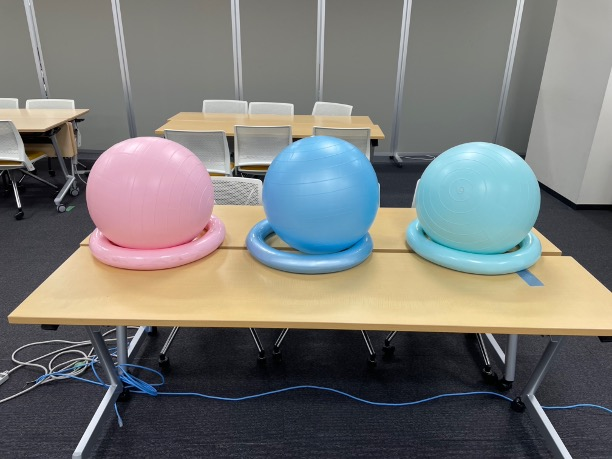
#> input picture 0605/666/ball.jpg, 612 x 459 px, found by its file name
$ python 18_ball_blue_counters.py
#> lines starting #> are read from the running program, lines starting #| are printed output that depends on the picture; after the words box and inside, x2 and y2 are one past the last pixel; in counts of white or black regions, pixels touching at a corner belong together
import numpy as np
import cv2

def main():
    img = cv2.imread("./ball.jpg")
#> img is the input picture: shape (459, 612, 3); mean B, G, R 116.6, 119.4, 119.3
    img_gauss = cv2.GaussianBlur(img, (5,5), 0)
    hsv = cv2.cvtColor(img_gauss,cv2.COLOR_BGR2HSV)
#> hsv: shape (459, 612, 3); mean H, S, V 76.2, 52.7, 132.6
    cv2.imshow("Image", img)

    color = "blue"

    if color == "pink":
        h_lower = 165
        h_upper = 180
    elif color == "green":
        h_lower = 80
        h_upper = 100
    elif color == "blue":
        h_lower = 100
        h_upper = 110

    mask = cv2.inRange(hsv,(h_lower,32,0),(h_upper,255,255))
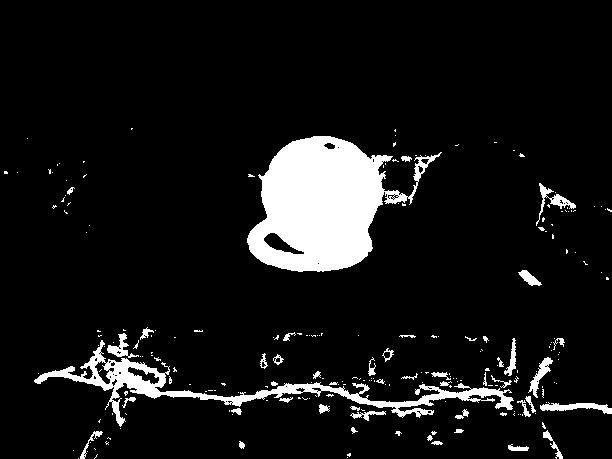
#> mask: shape (459, 612); 8.6% white; 223 white regions (176 under 20 px)

    contours, hierachy = cv2.findContours(mask, cv2.RETR_EXTERNAL, cv2.CHAIN_APPROX_SIMPLE)
#> contours = 222 contours, 188 with area under 20; largest, box (x1, y1, x2, y2) and area: (247, 136, 442, 272) 14590, (34, 340, 514, 427) 5010, (540, 402, 612, 414) 343, (536, 183, 576, 226) 270, (528, 357, 553, 398) 260

    cv2.drawContours(img, contours, -1, (0,255,255), 2)
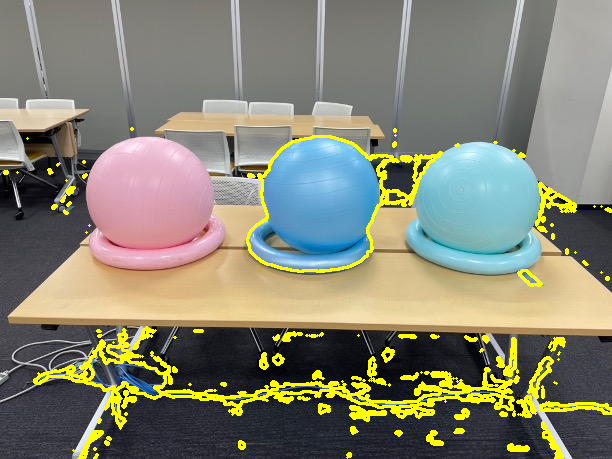
#> img: shape (459, 612, 3); 5.93% of pixels changed, all inside (x1, y1, x2, y2) = (3, 127, 612, 459)

    cv2.imshow("Contours", img)

    cv2.waitKey(0)
    cv2.destroyAllWindows()

if __name__ == '__main__':
	main()

$ run again, with 0605/666/360_F_582923026_kQi1CuHQRnzoCw3Xu6qnMmrcCAxXkyw9.jpg copied over 0605/666/ball.jpg
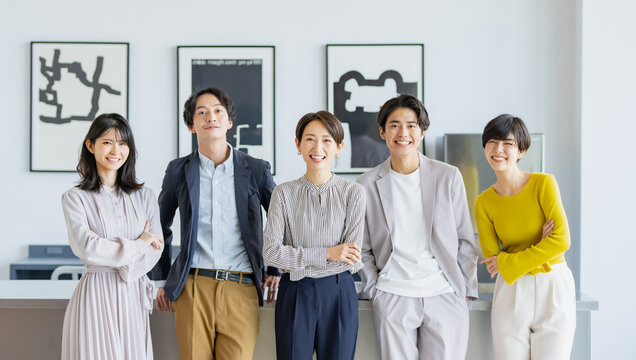
#> input picture 0605/666/360_F_582923026_kQi1CuHQRnzoCw3Xu6qnMmrcCAxXkyw9.jpg, 636 x 360 px, found by its file name
#> in main, img is the input picture: shape (360, 636, 3); mean B, G, R 175.3, 178.4, 177.9
#> hsv: shape (360, 636, 3); mean H, S, V 88.3, 35.7, 187.5
#> in main, `mask = cv2.inRange(hsv,(h_lower,32,0),(h_upper,255,255))`:
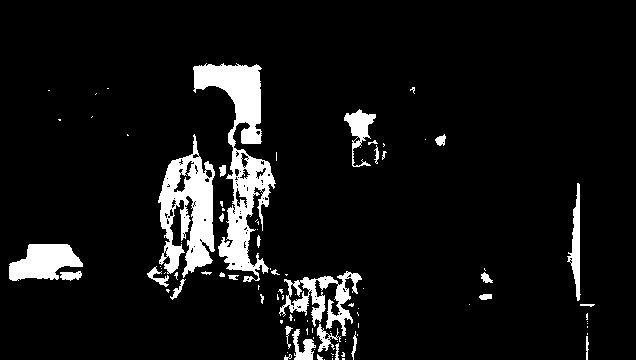
#> mask: shape (360, 636); 7.8% white; 93 white regions (61 under 20 px)
#> contours = 92 contours, 70 with area under 20; largest, box (x1, y1, x2, y2) and area: (193, 63, 276, 282) 6134, (158, 134, 215, 278) 4425, (9, 244, 83, 281) 1724, (279, 271, 362, 336) 1722, (567, 183, 581, 301) 608
#> in main, `cv2.drawContours(img, contours, -1, (0,255,255), 2)`:
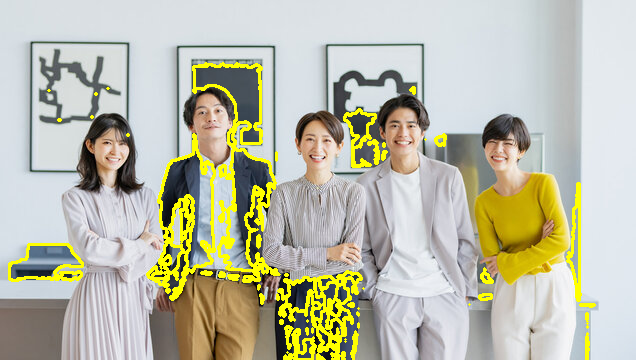
#> img: shape (360, 636, 3); 6.03% of pixels changed, all inside (x1, y1, x2, y2) = (8, 62, 596, 360)

$ run again, with 0605/666/MURATA.jpg copied over 0605/666/ball.jpg
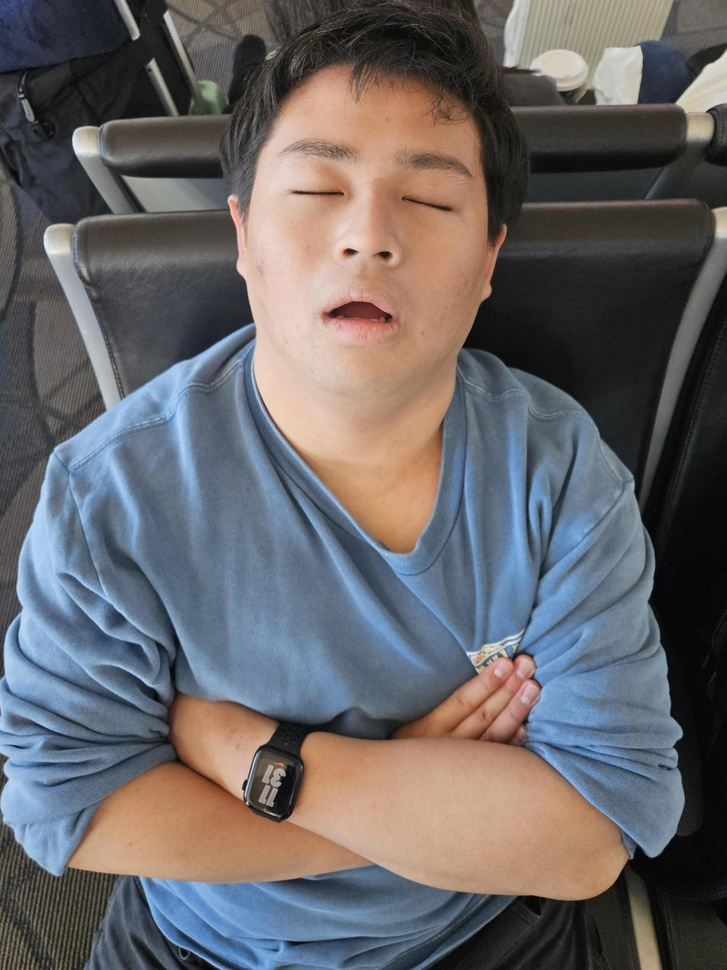
#> input picture 0605/666/MURATA.jpg, 727 x 970 px, shrunk from 1247 x 1663 before the run, found by its file name
#> in main, img is the input picture: shape (970, 727, 3); mean B, G, R 103.7, 101.8, 104.4
#> hsv: shape (970, 727, 3); mean H, S, V 64.1, 62.8, 121.7
#> in main, `mask = cv2.inRange(hsv,(h_lower,32,0),(h_upper,255,255))`:
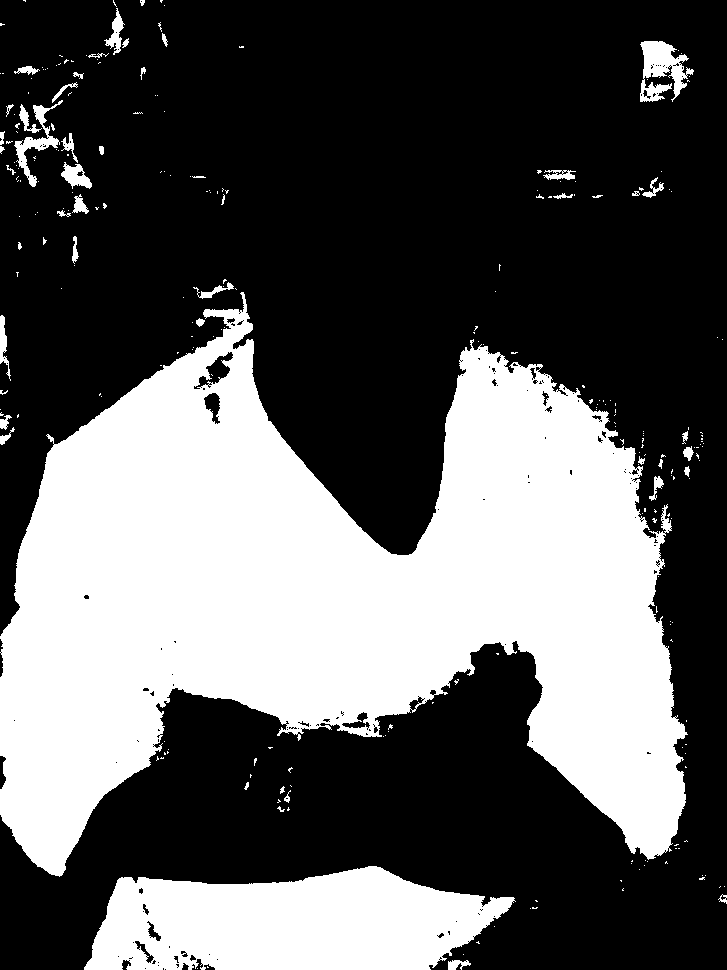
#> mask: shape (970, 727); 35.7% white; 265 white regions (215 under 20 px)
#> contours = 263 contours, 228 with area under 20; largest, box (x1, y1, x2, y2) and area: (0, 292, 688, 877) 211074, (84, 866, 516, 970) 32830, (640, 41, 694, 102) 1654, (14, 100, 63, 187) 797, (61, 162, 92, 189) 412
#> in main, `cv2.drawContours(img, contours, -1, (0,255,255), 2)`:
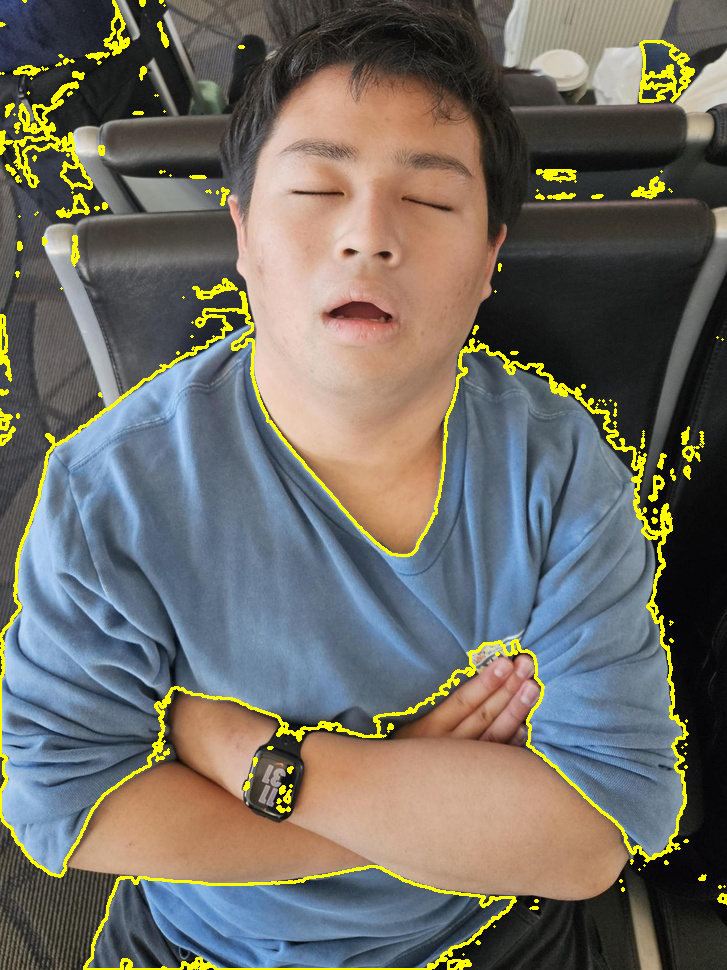
#> img: shape (970, 727, 3); 3.86% of pixels changed, all inside (x1, y1, x2, y2) = (0, 0, 727, 970)
